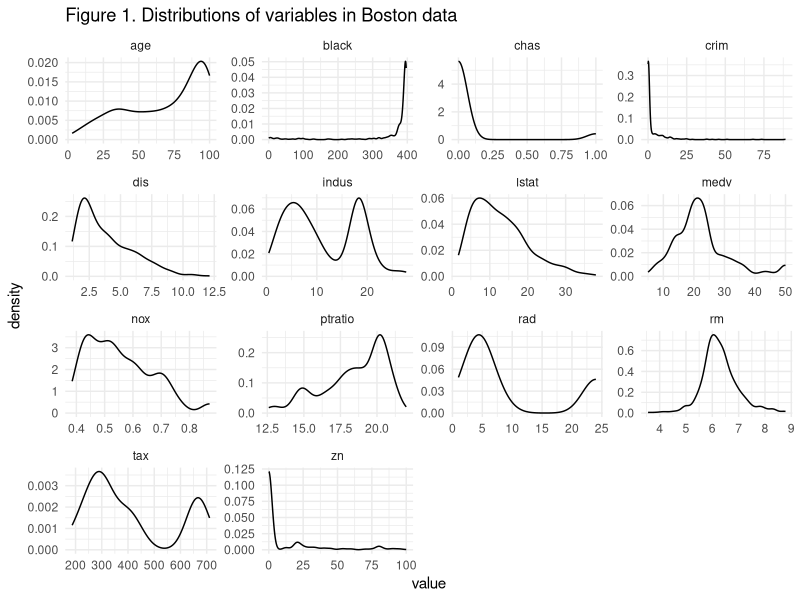
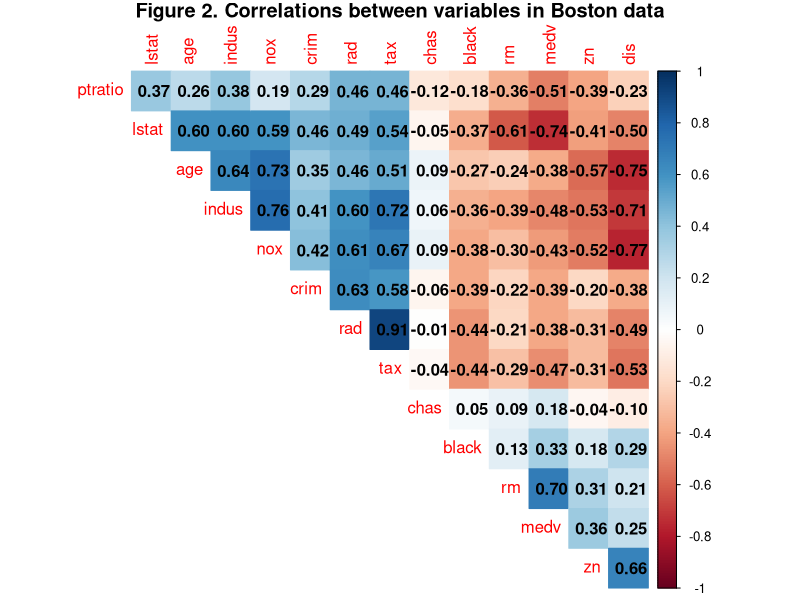
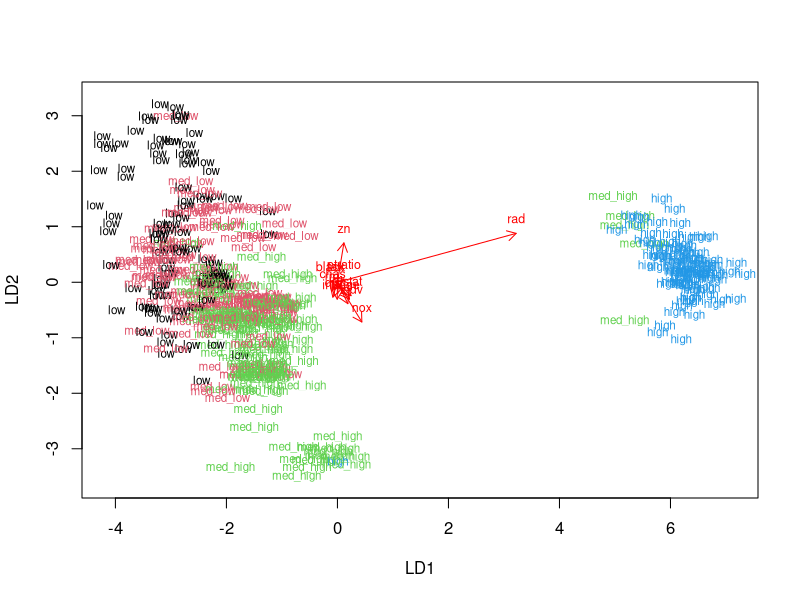
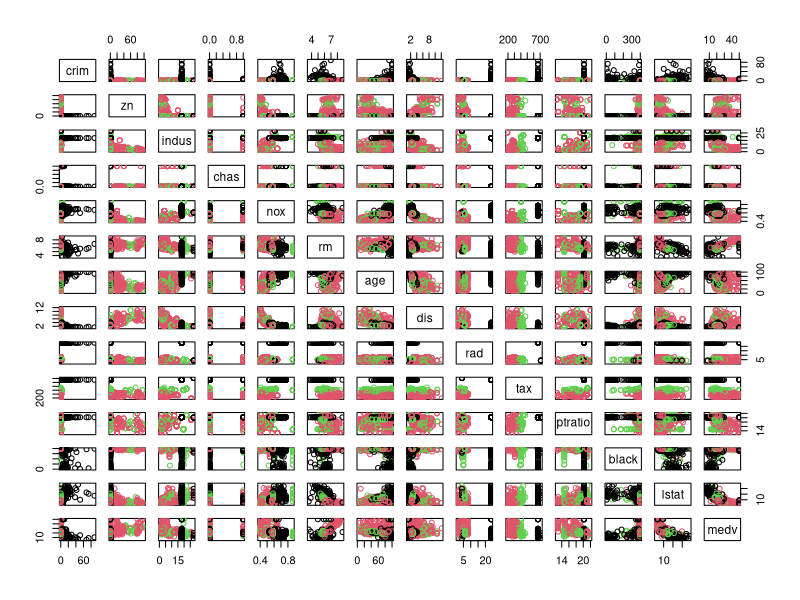
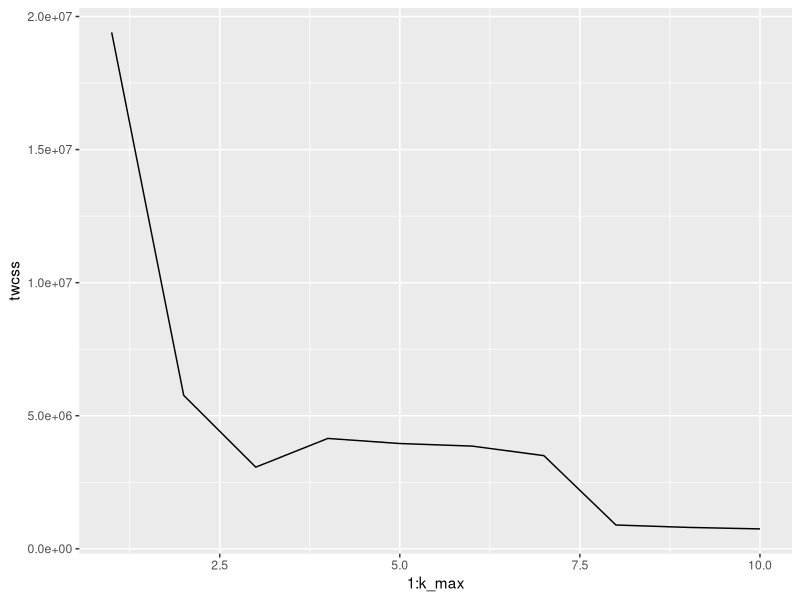
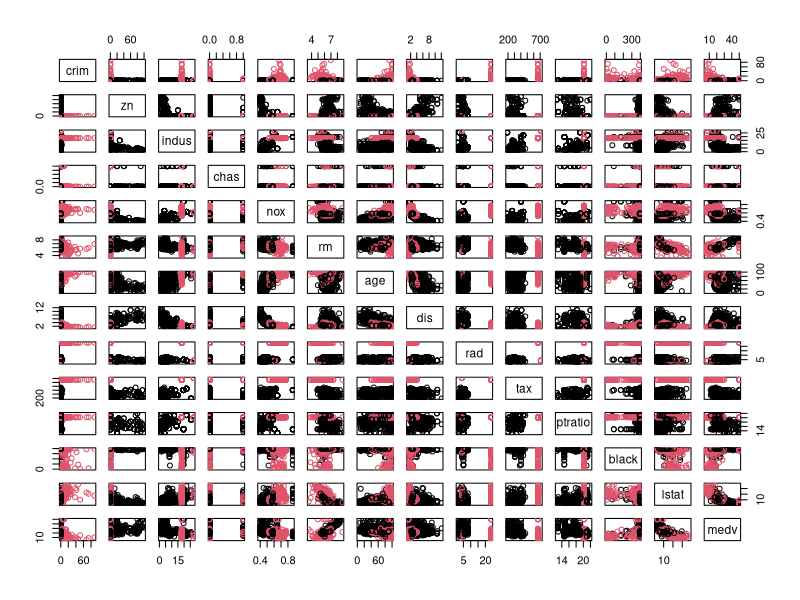

Recreate these plots in R, in order.
## ---- chunk 1
##Load the Boston data from the MASS package
library(MASS)
data(Boston)
##structure of Boston data
str(Boston)
##dimensions of Boston data
dim(Boston)
## ---- chunk 2

library(MASS);library(knitr)
(summary(Boston))
## ---- chunk 3
library(ggplot2);library(dplyr);library(tidyr)
gather(Boston) %>% ggplot() + geom_density(aes(value)) + facet_wrap("key", scales = "free")+theme_minimal()+ggtitle("Figure 1. Distributions of variables in Boston data") 
## ---- chunk 4
library(tidyverse);library(MASS);library(corrplot)
# MASS, corrplot, tidyverse and Boston dataset are available

# calculate the correlation matrix 
cor_matrix<-cor(Boston) 

# visualize the correlation matrix
corrplot(cor_matrix, method="color",  
     diag=FALSE,
     type="upper", 
     order="hclust", 
     title="Figure 2. Correlations between variables in Boston data",
     addCoef.col = "black", # Add coefficient of correlation
     mar=c(0,0,1,0) 
     )



## ---- chunk 5
library(MASS);library(dplyr); library(knitr)
# MASS and Boston dataset are available

# center and standardize variables
boston_scaled <- scale(Boston)

# summaries of the scaled variables
summary(boston_scaled)

# class of the boston_scaled object
class(boston_scaled)

# change the object to data frame
boston_scaled <- as.data.frame(boston_scaled)

#make quantiles of crim rate in scaled boston data
bins <- quantile(boston_scaled$crim)
#check values of bin
bins

#based on the quatnile values made the new variable crim
crime <- cut(boston_scaled$crim, breaks = bins, include.lowest = TRUE)

#variable looks good, quite equal group sizes, 4 quantiles
kable(table(crime), caption="Table 1.crim rate ranges (min-max) in quantile groups (and N)")
crime <- cut(boston_scaled$crim, breaks = bins, include.lowest = TRUE,
             label=c("low","med_low","med_high","high"))

kable(table(crime), caption = "Table 2. Names of crime rates quantile groups (and N)")

#remove crim (not crime)
boston_scaled <- dplyr::select(boston_scaled, -crim)
#new variable crime added to dataset
boston_scaled <- data.frame(boston_scaled, crime)

#Dividing the data set into train (80% of data) and test
n <- nrow(boston_scaled)
#randomly selected indivials 80%
ind <- sample(n,  size = n * 0.8)
#training set
train <- boston_scaled[ind,]
# create test set 
test <- boston_scaled[-ind,]


## ---- chunk 6
#lda of trained data
lda.fit <- lda(crime~ ., data = train)
lda.fit

# the function for lda biplot arrows
lda.arrows <- function(x, myscale = 1, arrow_heads = 0.1, color = "red", tex = 0.75, choices = c(1,2)){
  heads <- coef(x)
  arrows(x0 = 0, y0 = 0, 
         x1 = myscale * heads[,choices[1]], 
         y1 = myscale * heads[,choices[2]], col=color, length = arrow_heads)
  text(myscale * heads[,choices], labels = row.names(heads), 
       cex = tex, col=color, pos=3)
}

# target classes as numeric
classes <- as.numeric(train$crime)

# plot the lda results
plot(lda.fit, dimen = 2, col = classes, pch = classes)
lda.arrows(lda.fit, myscale = 1)

## ---- chunk 7

library(MASS)
#classe from 
correct_classes <- test$crime
test <- dplyr::select(test, -crime)
lda.fit <- lda(crime~ ., data = train)
lda.pred <- predict(lda.fit, newdata = test)


table(correct = correct_classes, predicted = lda.pred$class)

## ---- chunk 8
##Reload the Boston dataset and standardize
library(MASS);library(ggplot2)
data('Boston')
boston_scaled2 <- as.data.frame(scale(Boston))


##Calculate the distances between the observations (Euclidian)
dist_eu <-dist(boston_scaled2)
summary(dist_eu)

##Run k-means algorithm on the dataset
# k-means clustering
km <-kmeans(Boston, centers = 3)

# plot the Boston dataset with clusters
pairs(Boston, col = km$cluster)

set.seed(123)

# determine the number of clusters
k_max <- 10

# calculate the total within sum of squares
twcss <- sapply(1:k_max, function(k){kmeans(Boston, k)$tot.withinss})

# visualize the results
qplot(x = 1:k_max, y = twcss, geom = 'line')

# k-means clustering
km <-kmeans(Boston, centers = 2)

# plot the Boston dataset with clusters
pairs(Boston, col = km$cluster)


